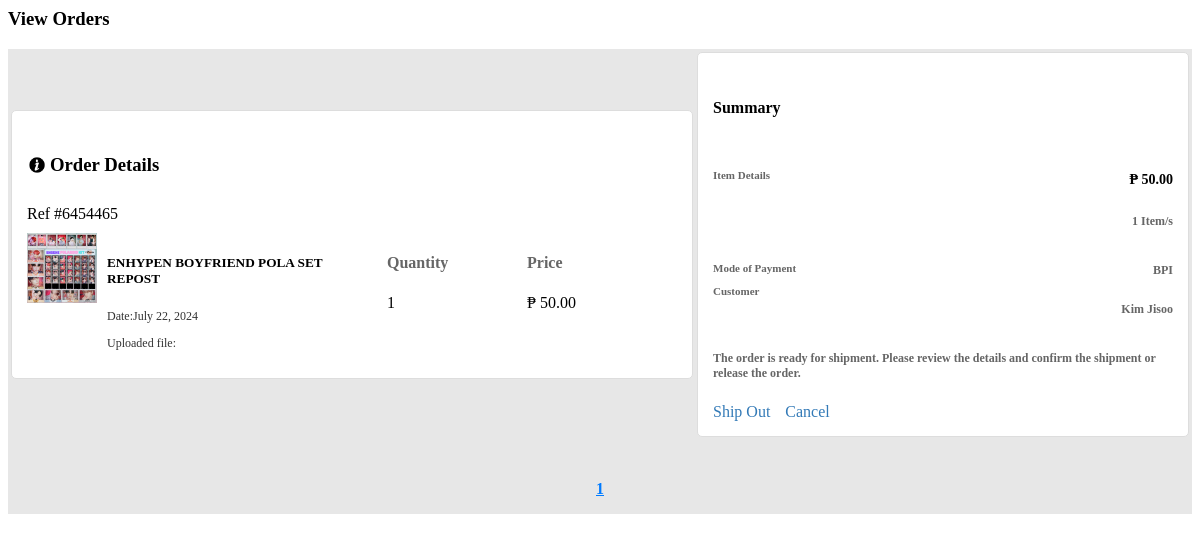
The page /view_orders.php on the database as committed earlier.
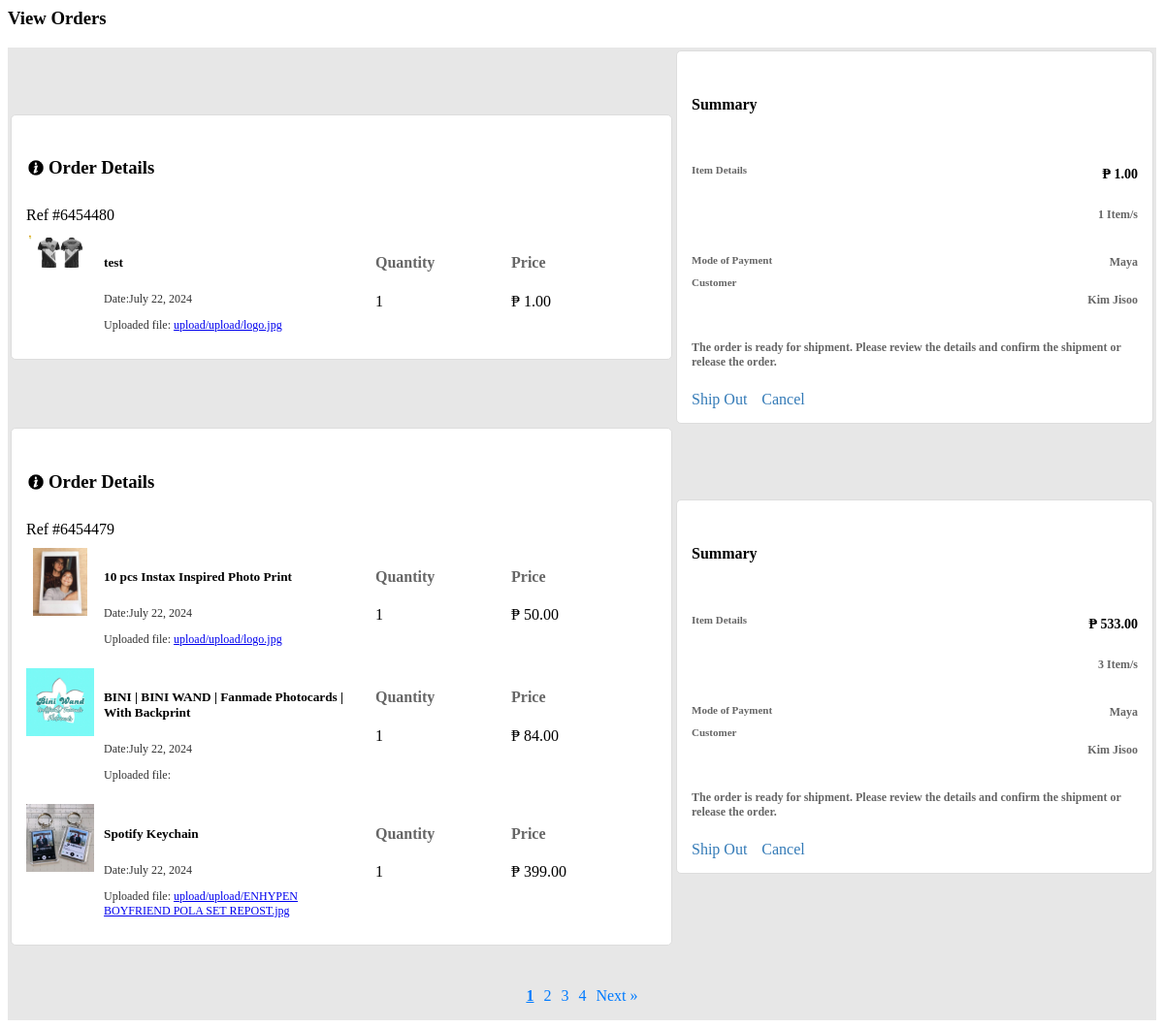
The same page on the database as committed later.
### tables this page shows
CREATE TABLE `orders` (
  `order_id` int(11) NOT NULL,
  `customer_id` int(11) NOT NULL,
  `product_id` varchar(255) NOT NULL,
  `order_date` timestamp NOT NULL DEFAULT current_timestamp(),
  `order_quantity` varchar(255) NOT NULL,
  `total_amount` decimal(10,2) NOT NULL,
  `status` int(11) NOT NULL DEFAULT -1 COMMENT '0=otw\r\n1=recived\r\n2=req return\r\n3=return approved\r\n4=return rejected',
  `rating` int(1) DEFAULT 0,
  `Reason` varchar(999) NOT NULL,
  `upload` varchar(2000) DEFAULT NULL
);

CREATE TABLE `items` (
  `ItemID` int(11) NOT NULL,
  `ItemName` varchar(200) NOT NULL,
  `Description` varchar(2000) NOT NULL,
  `Category` varchar(50) NOT NULL,
  `ItemImg` varchar(200) NOT NULL,
  `Price` decimal(11,2) DEFAULT NULL,
  `Solds` int(11) NOT NULL,
  `Quantity` int(11) NOT NULL,
  `rating` float DEFAULT 0,
  `rating_count` int(11) DEFAULT 0,
  `onsale` int(11) NOT NULL COMMENT '0 = No\r\n1 = Yes',
  `oldprice` decimal(11,2) NOT NULL,
  `customizable` int(11) NOT NULL
);

CREATE TABLE `users` (
  `UserID` int(11) NOT NULL,
  `FName` varchar(50) NOT NULL,
  `username` varchar(50) NOT NULL,
  `password` varchar(100) NOT NULL,
  `email` varchar(50) NOT NULL,
  `phone` varchar(15) DEFAULT NULL,
  `address` varchar(200) DEFAULT NULL,
  `attempt` int(11) NOT NULL,
  `block` int(11) NOT NULL,
  `admin` int(1) NOT NULL,
  `profile` varchar(200) NOT NULL,
  `verification` varchar(10) NOT NULL,
  `verification_code` varchar(10) NOT NULL
);

### view_orders.php (the view, shortened to what this page needs)
<?php
$items_per_page = 2;
$current_page = isset($_GET['page']) ? (int)$_GET['page'] : 1;
$offset = ($current_page - 1) * $items_per_page;
$total_items_query = "SELECT COUNT(*) AS count FROM orders WHERE status = '-1'";
$total_items_result = mysqli_query($con, $total_items_query);
$total_items_row = mysqli_fetch_assoc($total_items_result);
$total_items = $total_items_row['count'];
$total_pages = ceil($total_items / $items_per_page);
$get_pro = "SELECT * FROM orders WHERE status = -1 ORDER BY order_date DESC LIMIT $offset, $items_per_page";
$run_pro = mysqli_query($con, $get_pro);
?>
<div class="row">
    <div class="col-lg-12">
        <div class="panel panel-default">
            <div class="panel-heading">
                <h3 class="panel-title">View Orders</h3>
            </div>
            <div class="panel-body">
                <div class="table-responsive">
                    <table class="table table-bordered table-hover table-striped">
                        <tbody>
                            <?php
                            while ($row_pro = mysqli_fetch_array($run_pro)) {
                                $counter = 0;
                                $order_id = $row_pro['order_id'];
                                $Quantity = $row_pro['order_quantity'];
                                $upload = $row_pro['upload'];
                                $status = $row_pro['status'];
                                $product_ids  = $row_pro['product_id'];
                                $customer_id = $row_pro['customer_id'];
                                $order_date = $row_pro['order_date'];
                                $getuser = mysqli_query($con, "SELECT FName FROM users WHERE UserID  = $customer_id");
                                $CustomerName = mysqli_num_rows($getuser) > 0 ? mysqli_fetch_assoc($getuser)['FName'] : 0;
                                $getorderinfosql = "SELECT amount_paid, payment_mode FROM `payment` WHERE order_id = ?";
                                if ($stmt = mysqli_prepare($con, $getorderinfosql)) {
                                    mysqli_stmt_bind_param($stmt, 'i', $order_id);
                                    mysqli_stmt_execute($stmt);
                                    mysqli_stmt_bind_result($stmt, $amount_paid, $payment_mode);
                                    $price = "₱ " . $amount_paid;
                                } else {
                                    echo "Error preparing statement: " . mysqli_error($con);
                                }
                                $product_id_array = explode(",", $product_ids);
                                $quantity_array = explode(",", $Quantity);
                                $upload_array = explode(",", $upload);
                                $items_details = '';
                                foreach ($product_id_array as $index => $product_id) {
                                    $run_items = mysqli_prepare($con, "SELECT * FROM items WHERE ItemID = ?");
                                    if ($run_items) {
                                        mysqli_stmt_bind_param($run_items, 's', $product_id);
                                        mysqli_stmt_execute($run_items);
                                        $result = mysqli_stmt_get_result($run_items);
                                        if ($row_item = mysqli_fetch_array($result)) {
                                            $ItemName = $row_item['ItemName'];
                                            $Price = $row_item['Price'];
                                            $ItemImg = $row_item['ItemImg'];
                                            $item_quantity = isset($quantity_array[$index]) ? $quantity_array[$index] : 0;
                                            $Upload = isset($upload_array[$index]) ? $upload_array[$index] : 0;
                                            $items_details .= "<div class='returnitem'>
                    <div class='returninfo'>
                        <div class='infos1'>
                            <div class='img'><img src='$ItemImg' alt='' width='70px'></div>
                            <div class='info'>
                                <h5>$ItemName</h5>
                                <p>Date:" . date('F j, Y', strtotime($order_date)) . "</p>
                                <p>Uploaded file: <a href='$Upload'>$Upload</a></p>
                            </div>
                        </div>
                        <div class='infos2'>
                            <div class='info2'>
                                <h4>Quantity</h4>
                                <p>$item_quantity</p>
                            </div>
                            <div class='info2'>
                                <h4>Price</h4>
                                <p>₱ $Price</p>
                            </div>
                        </div>
                    </div>
                </div>";
                                            $counter++;
                                        }
                                    } else {
                                        echo "Error preparing item statement: " . mysqli_error($con);
                                    }
                                }
                            ?>
                                <tr>
                                    <td>
                                        <div class="returnitemdiv">
                                            <div class="returnheader">
                                                <div class="textheader">
                                                    <img src="css/img/i.png" alt="" width="20px">
                                                    <h3>Order Details</h3>
                                                </div>
                                                <div class="ref">Ref #<?php echo $order_id ?></div>
                                            </div>
                                            <?php echo $items_details; ?>
                                        </div>
                                    </td>
                                    <td>
                                        <div class="returnitemdiv">
                                            <div class="textheader">
                                                <h4>Summary</h4>
                                            </div>
                                            <div class="div1">
                                                <div class="text">
                                                    <p>Item Details</p>
                                                </div>
                                                <div class="div2">
                                                    <p class="text1"><?= $price ?></p>
                                                    <p class="text2"><?= $counter ?> Item/s</p>
                                                </div>
                                            </div>
                                            <div class="div1">
                                                <div class="text">
                                                    <p>Mode of Payment</p>
                                                    <p>Customer</p>
                                                </div>
                                                <div class="div2">
                                                    <p class="text2"><?= $payment_mode ?></p>
                                                    <p class="text2"><?= $CustomerName ?></p>
                                                </div>
                                            </div>
                                            <?php if ($status == -1) : ?>
                                                <p class="text3">The order is ready for shipment. Please review the details and confirm the shipment or release the order.</p>
                                                <div class="div3">
                                                    <a href="update_status.php?status=0&orderid=<?php echo $order_id; ?>" style="color: #337ab7; text-decoration: none;">Ship Out</a>
                                                    <a href="update_status.php?status=-2&orderid=<?php echo $order_id; ?>" style="color: #337ab7; text-decoration: none;">Cancel</a>
                                                </div>
                                            <?php elseif ($status == 1) : ?>
                                                <p class="text3">The order has been released. No further action required at this time.</p>
                                            <?php else : ?>
                                                <p class="text3">The status of this order is not applicable for this section.</p>
                                            <?php endif; ?>
                                        </div>
                                    </td>
                                </tr>
                            <?php
                            }
                            ?>
                        </tbody>
                    </table>
                </div>
                <div class="pagination">
                    <ul class="pagination">
                        <?php for ($page = 1; $page <= $total_pages; $page++) : ?>
                            <li <?php if ($page == $current_page) echo 'class="active"'; ?>>
                                <a href="admin.php?view_orders&page=<?php echo $page; ?>"><?php echo $page; ?></a>
                            </li>
                        <?php endfor; ?>
                        <?php if ($current_page < $total_pages) : ?>
                            <li><a href="admin.php?view_orders&page=<?php echo $current_page + 1; ?>">Next &raquo;</a></li>
                        <?php endif; ?>
                    </ul>
                </div>
            </div>
        </div>
    </div>
</div>

### view_orders.php (style rules this page uses)
.pagination { display: flex; justify-content: center; margin-top: 20px; }
.pagination ul { list-style-type: none; padding: 0; }
.pagination li { display: inline; margin: 0 5px; }
.pagination li a { text-decoration: none; color: #007bff; }
.pagination li.active a { font-weight: bold; text-decoration: underline; }
.returninfo { display: flex; gap: 10px; justify-content: space-between; margin: 0 50px 0 0; }
.returnitemdiv { display: flex; flex-direction: column; gap: 10px; padding: 15px; background-color: white; border: solid 1px #ddd; border-radius: 5px; min-width: 250px; }
.panel-body { background-color: #e7e7e7; }
.infos1 { display: flex; flex-direction: row; gap: 10px; width: 350px; }
.infos2 { display: flex; flex-direction: row; gap: 40px; }
.infos2 h4 { color: #666; }
.textheader { display: flex; align-items: center; gap: 3px; padding: 10px 0; }
.textheader img { width: 20px; height: 20px; }
.infos2 div { min-width: 100px; }
.info p { font-size: 12px; color: #333; }
.div1 { display: flex; justify-content: space-between; }
.div2 { display: flex; flex-direction: column; align-items: flex-end; }
.div1 .text { color: #666; font-size: 11px; font-weight: 700; }
p.text1 { font-weight: 700; font-size: 14px; }
p.text2 { font-weight: 700; font-size: 12px; color: #666; }
p.text3 { font-weight: 700; font-size: 12px; color: #666; }
.div3 { display: flex; gap: 15px; }
.info { padding: 0 10px 0 0; }

Rows that differ between the two databases and show on the page:
no longer on this page (row unchanged): orders: order_id "6454465", items.ItemName "ENHYPEN BOYFRIEND POLA SET REPOST", order_date "July 22, 2024", order_quantity "1", items.Price "50.00", price "₱ 50.00", counter "1", payment_mode "BPI", users.FName "Kim Jisoo"
added orders: order_id "6454480", items.ItemImg (picture), items.ItemName "test", order_date "July 22, 2024", upload "upload/upload/logo.jpg", order_quantity "1", items.Price "1.00", price "₱ 1.00", counter "1", payment_mode "Maya", users.FName "Kim Jisoo"
added orders: order_id "6454479", shows a picture, items.ItemName "10 pcs Instax Inspired Photo Print BINI | BINI WAND | Fanmade Photocards | With Backprint Spotify Keychain", order_date "July 22, 2024 July 22, 2024 July 22, 2024", upload "upload/upload/logo.jpg upload/upload/ENHYPEN BOYFRIEND POLA SET REPOST.jpg", order_quantity "1 1 1", items.Price "50.00 84.00 399.00", price "₱ 533.00", counter "3", payment_mode "Maya", users.FName "Kim Jisoo"
Other text that changed with them:
new list line: "2"
new list line: "3"
new list line: "4"
text now shown: "Next »"
